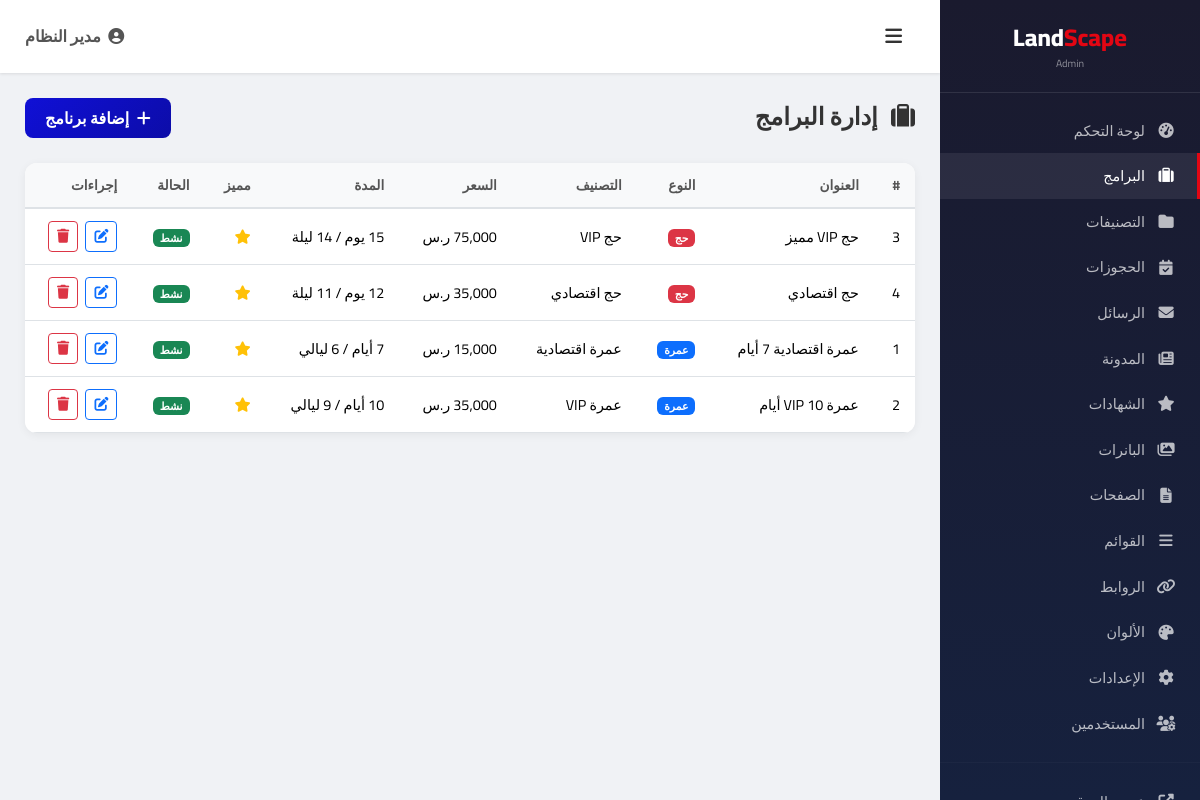
Screenshot of /admin/programs (signed in) with the database file from the repository.
### tables this page shows
CREATE TABLE `programs` (
    `id` INT AUTO_INCREMENT PRIMARY KEY,
    `title` VARCHAR(300) NOT NULL,
    `slug` VARCHAR(300) NOT NULL UNIQUE,
    `category_id` INT,
    `type` ENUM('hajj', 'umrah') DEFAULT 'umrah',
    `duration` VARCHAR(100),
    `price` DECIMAL(10,2) DEFAULT 0.00,
    `price_note` VARCHAR(200),
    `image` VARCHAR(500),
    `gallery` TEXT,
    `short_description` TEXT,
    `description` LONGTEXT,
    `itinerary` LONGTEXT,
    `hotels` LONGTEXT,
    `features` LONGTEXT,
    `includes` LONGTEXT,
    `excludes` LONGTEXT,
    `terms` LONGTEXT,
    `is_featured` TINYINT(1) DEFAULT 0,
    `is_active` TINYINT(1) DEFAULT 1,
    `sort_order` INT DEFAULT 0,
    `views` INT DEFAULT 0,
    `created_at` TIMESTAMP DEFAULT CURRENT_TIMESTAMP,
    `updated_at` TIMESTAMP DEFAULT CURRENT_TIMESTAMP ON UPDATE CURRENT_TIMESTAMP,
    FOREIGN KEY (`category_id`) REFERENCES `categories`(`id`) ON DELETE SET NULL
);

CREATE TABLE `categories` (
    `id` INT AUTO_INCREMENT PRIMARY KEY,
    `name` VARCHAR(200) NOT NULL,
    `slug` VARCHAR(200) NOT NULL UNIQUE,
    `type` ENUM('hajj', 'umrah', 'blog') DEFAULT 'umrah',
    `description` TEXT,
    `sort_order` INT DEFAULT 0,
    `is_active` TINYINT(1) DEFAULT 1,
    `created_at` TIMESTAMP DEFAULT CURRENT_TIMESTAMP,
    `updated_at` TIMESTAMP DEFAULT CURRENT_TIMESTAMP ON UPDATE CURRENT_TIMESTAMP
);

### config/config.php (called while the page is built, shortened)
<?php
function clean(string $data): string {
    return htmlspecialchars(trim($data), ENT_QUOTES, 'UTF-8');
}
function formatPrice(float $price): string {
    return number_format($price, 0) . ' ر.س';
}

### admin/programs.php (the view, shortened to what this page needs)
<?php
$db = getDB();
$programs = $db->query("SELECT p.*, c.name as category_name FROM programs p LEFT JOIN categories c ON p.category_id = c.id ORDER BY p.type, p.sort_order ASC")->fetchAll();
include __DIR__ . '/includes/header.php';
?>
<div class="admin-page-header">
    <h4><i class="fas fa-suitcase me-2"></i> إدارة البرامج</h4>
    <a href="/admin/program-edit" class="btn btn-admin-primary">
        <i class="fas fa-plus me-1"></i> إضافة برنامج
    </a>
</div>
<div class="admin-table">
    <div class="table-responsive">
        <table class="table">
            <thead>
                <tr>
                    <th>#</th>
                    <th>العنوان</th>
                    <th>النوع</th>
                    <th>التصنيف</th>
                    <th>السعر</th>
                    <th>المدة</th>
                    <th>مميز</th>
                    <th>الحالة</th>
                    <th>إجراءات</th>
                </tr>
            </thead>
            <tbody>
                <?php foreach ($programs as $p): ?>
                <tr>
                    <td><?= $p['id'] ?></td>
                    <td><?= clean(mb_substr($p['title'], 0, 40)) ?></td>
                    <td><span class="badge bg-<?= $p['type'] === 'hajj' ? 'danger' : 'primary' ?>"><?= $p['type'] === 'hajj' ? 'حج' : 'عمرة' ?></span></td>
                    <td><?= clean($p['category_name'] ?? '-') ?></td>
                    <td><?= formatPrice($p['price']) ?></td>
                    <td><?= clean($p['duration']) ?></td>
                    <td><?= $p['is_featured'] ? '<i class="fas fa-star text-warning"></i>' : '-' ?></td>
                    <td>
                        <a href="/admin/programs?toggle=<?= $p['id'] ?>" class="badge bg-<?= $p['is_active'] ? 'success' : 'secondary' ?> text-decoration-none">
                            <?= $p['is_active'] ? 'نشط' : 'معطل' ?>
                        </a>
                    </td>
                    <td>
                        <a href="/admin/program-edit?id=<?= $p['id'] ?>" class="btn btn-sm btn-outline-primary me-1"><i class="fas fa-edit"></i></a>
                        <a href="/admin/programs?delete=<?= $p['id'] ?>" class="btn btn-sm btn-outline-danger" onclick="return confirm('هل أنت متأكد من الحذف؟')"><i class="fas fa-trash"></i></a>
                    </td>
                </tr>
                <?php endforeach; ?>
            </tbody>
        </table>
    </div>
</div>
<?php include __DIR__ . '/includes/footer.php'; ?>

### admin/includes/admin.css (style rules this page uses)
* { box-sizing: border-box; margin: 0; padding: 0; }
body { font-family: 'Cairo', sans-serif; background: #f0f2f5; color: #333; direction: rtl; }
.admin-table { background: #fff; border-radius: 12px; box-shadow: 0 2px 10px rgba(0,0,0,0.06); overflow: hidden; }
.admin-table .table { margin: 0; }
.admin-table .table th { background: #f8f9fa; font-weight: 700; font-size: 0.85rem; color: #555; border-bottom: 2px solid #dee2e6; padding: 12px 15px; }
.admin-table .table td { padding: 12px 15px; vertical-align: middle; font-size: 0.9rem; }
.admin-page-header { display: flex; justify-content: space-between; align-items: center; margin-bottom: 25px; }
.admin-page-header h4 { font-weight: 700; color: #333; margin: 0; }
.btn-admin-primary { background: linear-gradient(135deg, #1010D6, #0c0ca8); color: #fff; border: none; border-radius: 8px; padding: 8px 20px; font-weight: 600; font-family: 'Cairo', sans-serif; }

### rows the page displays
programs: id "3", title "حج VIP مميز", type "حج", category.name "حج VIP", price "75,000 ر.س", duration "15 يوم / 14 ليلة", is_featured 1 (drawn), is_active "نشط"
programs: id "4", title "حج اقتصادي", type "حج", category.name "حج اقتصادي", price "35,000 ر.س", duration "12 يوم / 11 ليلة", is_featured 1 (drawn), is_active "نشط"
programs: id "1", title "عمرة اقتصادية 7 أيام", type "عمرة", category.name "عمرة اقتصادية", price "15,000 ر.س", duration "7 أيام / 6 ليالي", is_featured 1 (drawn), is_active "نشط"
programs: id "2", title "عمرة VIP 10 أيام", type "عمرة", category.name "عمرة VIP", price "35,000 ر.س", duration "10 أيام / 9 ليالي", is_featured 1 (drawn), is_active "نشط"

### other values shown
$adminName "مدير النظام"
